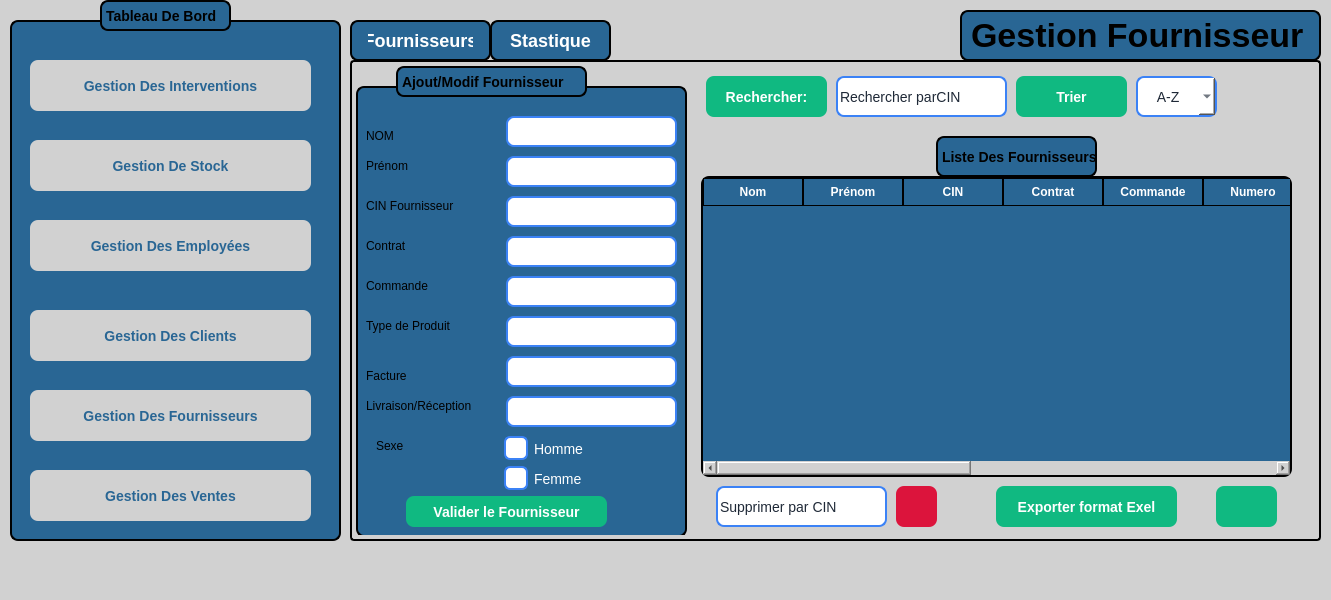
<?xml version="1.0" encoding="UTF-8"?>
<ui version="4.0">
 <class>MainWindow</class>
 <widget class="QMainWindow" name="MainWindow">
  <property name="geometry">
   <rect>
    <x>0</x>
    <y>0</y>
    <width>1331</width>
    <height>600</height>
   </rect>
  </property>
  <property name="windowTitle">
   <string>MainWindow</string>
  </property>
  <property name="styleSheet">
   <string notr="true">background-color:rgb(209,209,209);</string>
  </property>
  <widget class="QWidget" name="centralwidget">
   <widget class="QLabel" name="label_2">
    <property name="geometry">
     <rect>
      <x>10</x>
      <y>20</y>
      <width>331</width>
      <height>521</height>
     </rect>
    </property>
    <property name="styleSheet">
     <string notr="true">QLabel{
 border: 2px solid black;   /* blue border */
    border-radius: 8px;
 font-weight: bold;
    font-size: 14px;
background-color: rgb(41, 102, 148);}</string>
    </property>
    <property name="text">
     <string/>
    </property>
   </widget>
   <widget class="QLabel" name="label">
    <property name="geometry">
     <rect>
      <x>100</x>
      <y>0</y>
      <width>131</width>
      <height>31</height>
     </rect>
    </property>
    <property name="styleSheet">
     <string notr="true">QLabel{
 border: 2px solid black;   /* blue border */
    border-radius: 8px;
 font-weight: bold;
    font-size: 14px;
background-color: rgb(41, 102, 148);}</string>
    </property>
    <property name="text">
     <string>Tableau De Bord</string>
    </property>
   </widget>
   <widget class="QStackedWidget" name="stackedWidget_2">
    <property name="geometry">
     <rect>
      <x>350</x>
      <y>60</y>
      <width>971</width>
      <height>481</height>
     </rect>
    </property>
    <property name="styleSheet">
     <string notr="true">QStackedWidget {
  border: 2px solid black;
  border-radius: 4px;
  padding: 4px;
}</string>
    </property>
    <widget class="QWidget" name="page_3">
     <widget class="QLabel" name="label_5">
      <property name="geometry">
       <rect>
        <x>0</x>
        <y>20</y>
        <width>331</width>
        <height>451</height>
       </rect>
      </property>
      <property name="styleSheet">
       <string notr="true">QLabel{
 border: 2px solid black;   /* blue border */
    border-radius: 8px;
 font-weight: bold;
    font-size: 14px;
background-color: rgb(41, 102, 148);}</string>
      </property>
      <property name="text">
       <string/>
      </property>
     </widget>
     <widget class="QLabel" name="label_6">
      <property name="geometry">
       <rect>
        <x>40</x>
        <y>0</y>
        <width>191</width>
        <height>31</height>
       </rect>
      </property>
      <property name="styleSheet">
       <string notr="true">QLabel{
 border: 2px solid black;   /* blue border */
    border-radius: 8px;
 font-weight: bold;
    font-size: 14px;
background-color: rgb(41, 102, 148);}</string>
      </property>
      <property name="text">
       <string>Ajout/Modif Fournisseur</string>
      </property>
     </widget>
     <widget class="QLineEdit" name="lineEdit">
      <property name="geometry">
       <rect>
        <x>150</x>
        <y>50</y>
        <width>171</width>
        <height>31</height>
       </rect>
      </property>
      <property name="styleSheet">
       <string notr="true">QLineEdit {
    /* dark background */
	background-color: rgb(255, 255, 255);
    color: #1f2937;              /* typed text color */
    border: 2px solid #3b82f6;   /* blue border */
    border-radius: 8px;

    font-size: 14px;
}

QLineEdit::placeholder {
    color: white;                /* placeholder text color */
}
</string>
      </property>
     </widget>
     <widget class="QLineEdit" name="lineEdit_2">
      <property name="geometry">
       <rect>
        <x>150</x>
        <y>90</y>
        <width>171</width>
        <height>31</height>
       </rect>
      </property>
      <property name="styleSheet">
       <string notr="true">QLineEdit {
    /* dark background */
	background-color: rgb(255, 255, 255);
    color: #1f2937;              /* typed text color */
    border: 2px solid #3b82f6;   /* blue border */
    border-radius: 8px;

    font-size: 14px;
}

QLineEdit::placeholder {
    color: white;                /* placeholder text color */
}
</string>
      </property>
     </widget>
     <widget class="QLineEdit" name="lineEdit_3">
      <property name="geometry">
       <rect>
        <x>150</x>
        <y>130</y>
        <width>171</width>
        <height>31</height>
       </rect>
      </property>
      <property name="styleSheet">
       <string notr="true">QLineEdit {
    /* dark background */
	background-color: rgb(255, 255, 255);
    color: #1f2937;              /* typed text color */
    border: 2px solid #3b82f6;   /* blue border */
    border-radius: 8px;

    font-size: 14px;
}

QLineEdit::placeholder {
    color: white;                /* placeholder text color */
}
</string>
      </property>
     </widget>
     <widget class="QLineEdit" name="lineEdit_4">
      <property name="geometry">
       <rect>
        <x>150</x>
        <y>170</y>
        <width>171</width>
        <height>31</height>
       </rect>
      </property>
      <property name="styleSheet">
       <string notr="true">QLineEdit {
    /* dark background */
	background-color: rgb(255, 255, 255);
    color: #1f2937;              /* typed text color */
    border: 2px solid #3b82f6;   /* blue border */
    border-radius: 8px;

    font-size: 14px;
}

QLineEdit::placeholder {
    color: white;                /* placeholder text color */
}
</string>
      </property>
     </widget>
     <widget class="QLineEdit" name="lineEdit_5">
      <property name="geometry">
       <rect>
        <x>150</x>
        <y>210</y>
        <width>171</width>
        <height>31</height>
       </rect>
      </property>
      <property name="styleSheet">
       <string notr="true">QLineEdit {
    /* dark background */
	background-color: rgb(255, 255, 255);
    color: #1f2937;              /* typed text color */
    border: 2px solid #3b82f6;   /* blue border */
    border-radius: 8px;

    font-size: 14px;
}

QLineEdit::placeholder {
    color: white;                /* placeholder text color */
}
</string>
      </property>
     </widget>
     <widget class="QLineEdit" name="lineEdit_7">
      <property name="geometry">
       <rect>
        <x>150</x>
        <y>250</y>
        <width>171</width>
        <height>31</height>
       </rect>
      </property>
      <property name="styleSheet">
       <string notr="true">QLineEdit {
    /* dark background */
	background-color: rgb(255, 255, 255);
    color: #1f2937;              /* typed text color */
    border: 2px solid #3b82f6;   /* blue border */
    border-radius: 8px;

    font-size: 14px;
}

QLineEdit::placeholder {
    color: white;                /* placeholder text color */
}
</string>
      </property>
     </widget>
     <widget class="QTableWidget" name="tableWidget">
      <property name="geometry">
       <rect>
        <x>345</x>
        <y>110</y>
        <width>591</width>
        <height>301</height>
       </rect>
      </property>
      <property name="styleSheet">
       <string notr="true">QTableWidget {
    background-color: rgb(41, 102, 148);   /* blue background */
    border: 2px solid black;
    border-radius: 8px;
    font-weight: bold;
    font-size: 14px;
    gridline-color: black;                 /* cell grid lines */
    color: white;                          
    selection-background-color: #10b981;
    selection-color: white;
    outline: 0;
}

QTableWidget::item {
    border: 1px solid black;               /* give each cell a border */
    padding: 4px;
}

QHeaderView::section {
    background-color: rgb(41, 102, 148);
    color: white;
    border: 1px solid black;              /* column header border */
    padding: 4px;
    font-weight: bold;
}</string>
      </property>
      <column>
       <property name="text">
        <string>Nom</string>
       </property>
      </column>
      <column>
       <property name="text">
        <string>Prénom</string>
       </property>
      </column>
      <column>
       <property name="text">
        <string>CIN</string>
       </property>
      </column>
      <column>
       <property name="text">
        <string>Contrat</string>
       </property>
      </column>
      <column>
       <property name="text">
        <string>Commande</string>
       </property>
      </column>
      <column>
       <property name="text">
        <string>Numero</string>
       </property>
      </column>
      <column>
       <property name="text">
        <string>commande</string>
       </property>
      </column>
      <column>
       <property name="text">
        <string>Type de produit</string>
       </property>
      </column>
      <column>
       <property name="text">
        <string>Facture</string>
       </property>
      </column>
      <column>
       <property name="text">
        <string>livraison-Réception</string>
       </property>
      </column>
      <column>
       <property name="text">
        <string>Sexe</string>
       </property>
      </column>
     </widget>
     <widget class="QComboBox" name="comboBox">
      <property name="geometry">
       <rect>
        <x>780</x>
        <y>10</y>
        <width>81</width>
        <height>41</height>
       </rect>
      </property>
      <property name="styleSheet">
       <string notr="true">QComboBox {
    background-color: rgb(255, 255, 255);   /* white background */
    color: #1f2937;                         /* selected text color */
    border: 2px solid #3b82f6;              /* blue border */
    border-radius: 8px;
    font-size: 14px;
    padding: 4px 8px;
}

/* Dropdown list styling */
QComboBox QAbstractItemView {
    background-color: rgb(255, 255, 255);
    color: #1f2937;
    selection-background-color: #3b82f6;
    selection-color: white;
}

/* Make the arrow black */
QComboBox::down-arrow {
    width: 12px;
    height: 12px;
    image: none; 
                      /* remove default image */
	background-color: rgb(0, 170, 255);
    border-left: 6px solid transparent;
    border-right: 6px solid transparent;
    border-top: 6px solid black;       /* black arrow */
}</string>
      </property>
      <item>
       <property name="text">
        <string>   A-Z</string>
       </property>
      </item>
     </widget>
     <widget class="QLabel" name="label_4">
      <property name="geometry">
       <rect>
        <x>580</x>
        <y>70</y>
        <width>161</width>
        <height>41</height>
       </rect>
      </property>
      <property name="styleSheet">
       <string notr="true">QLabel{
 border: 2px solid black;   /* blue border */
    border-radius: 8px;
 font-weight: bold;
    font-size: 14px;
background-color: rgb(41, 102, 148);}</string>
      </property>
      <property name="text">
       <string>Liste Des Fournisseurs</string>
      </property>
     </widget>
     <widget class="QPushButton" name="pushButton_9">
      <property name="geometry">
       <rect>
        <x>660</x>
        <y>10</y>
        <width>111</width>
        <height>41</height>
       </rect>
      </property>
      <property name="styleSheet">
       <string notr="true">QPushButton {
    background-color: #10b981;   /* normal state */
    color: white;
    border: none;
    border-radius: 8px;
    padding: 8px 20px;
    font-size: 14px;
    font-weight: bold;
}

QPushButton:hover {
    background-color: #059669;   /* darker on hover */
}</string>
      </property>
      <property name="text">
       <string>Trier</string>
      </property>
     </widget>
     <widget class="QLineEdit" name="lineEdit_8">
      <property name="geometry">
       <rect>
        <x>480</x>
        <y>10</y>
        <width>171</width>
        <height>41</height>
       </rect>
      </property>
      <property name="styleSheet">
       <string notr="true">QLineEdit {
    /* dark background */
	background-color: rgb(255, 255, 255);
    color: #1f2937;              /* typed text color */
    border: 2px solid #3b82f6;   /* blue border */
    border-radius: 8px;

    font-size: 14px;
}

QLineEdit::placeholder {
    color: white;                /* placeholder text color */
}
</string>
      </property>
      <property name="text">
       <string>Rechercher parCIN</string>
      </property>
     </widget>
     <widget class="QPushButton" name="pushButton_10">
      <property name="geometry">
       <rect>
        <x>350</x>
        <y>10</y>
        <width>121</width>
        <height>41</height>
       </rect>
      </property>
      <property name="styleSheet">
       <string notr="true">QPushButton {
    background-color: #10b981;   /* normal state */
    color: white;
    border: none;
    border-radius: 8px;
    padding: 8px 20px;
    font-size: 14px;
    font-weight: bold;
}

QPushButton:hover {
    background-color: #059669;   /* darker on hover */
}</string>
      </property>
      <property name="text">
       <string>Rechercher:</string>
      </property>
     </widget>
     <widget class="QPushButton" name="pushButton_11">
      <property name="geometry">
       <rect>
        <x>640</x>
        <y>420</y>
        <width>181</width>
        <height>41</height>
       </rect>
      </property>
      <property name="styleSheet">
       <string notr="true">QPushButton {
    background-color: #10b981;   /* normal state */
    color: white;
    border: none;
    border-radius: 8px;
    padding: 8px 20px;
    font-size: 14px;
    font-weight: bold;
}

QPushButton:hover {
    background-color: #059669;   /* darker on hover */
}</string>
      </property>
      <property name="text">
       <string>Exporter format Exel</string>
      </property>
     </widget>
     <widget class="QPushButton" name="pushButton_12">
      <property name="geometry">
       <rect>
        <x>860</x>
        <y>420</y>
        <width>61</width>
        <height>41</height>
       </rect>
      </property>
      <property name="styleSheet">
       <string notr="true">QPushButton {
    background-color: #10b981;   /* normal state */
    color: white;
    border: none;
    border-radius: 8px;
    padding: 8px 20px;
    font-size: 14px;
    font-weight: bold;
}

QPushButton:hover {
    background-color: #059669;   /* darker on hover */
}</string>
      </property>
      <property name="text">
       <string/>
      </property>
      <property name="icon">
       <iconset theme="QIcon::ThemeIcon::GoDown"/>
      </property>
     </widget>
     <widget class="QLineEdit" name="lineEdit_9">
      <property name="geometry">
       <rect>
        <x>360</x>
        <y>420</y>
        <width>171</width>
        <height>41</height>
       </rect>
      </property>
      <property name="styleSheet">
       <string notr="true">QLineEdit {
    /* dark background */
	background-color: rgb(255, 255, 255);
    color: #1f2937;              /* typed text color */
    border: 2px solid #3b82f6;   /* blue border */
    border-radius: 8px;

    font-size: 14px;
}

QLineEdit::placeholder {
    color: white;                /* placeholder text color */
}
</string>
      </property>
      <property name="text">
       <string>Supprimer par CIN</string>
      </property>
     </widget>
     <widget class="QPushButton" name="pushButton_13">
      <property name="geometry">
       <rect>
        <x>540</x>
        <y>420</y>
        <width>41</width>
        <height>41</height>
       </rect>
      </property>
      <property name="styleSheet">
       <string notr="true">QPushButton {

	background-color: rgb(220, 20, 60);
	
    color: white;
    border: none;
    border-radius: 8px;
    padding: 8px 20px;
    font-size: 14px;
    font-weight: bold;
}

QPushButton:hover {
      /* darker on hover */
	background-color: rgb(140, 0, 0);
}</string>
      </property>
      <property name="text">
       <string/>
      </property>
      <property name="icon">
       <iconset theme="QIcon::ThemeIcon::EditDelete"/>
      </property>
     </widget>
     <widget class="QPushButton" name="pushButton_14">
      <property name="geometry">
       <rect>
        <x>50</x>
        <y>430</y>
        <width>201</width>
        <height>31</height>
       </rect>
      </property>
      <property name="styleSheet">
       <string notr="true">QPushButton {
    background-color: #10b981;   /* normal state */
    color: white;
    border: none;
    border-radius: 8px;
    padding: 8px 20px;
    font-size: 14px;
    font-weight: bold;
}

QPushButton:hover {
    background-color: #059669;   /* darker on hover */
}</string>
      </property>
      <property name="text">
       <string>Valider le Fournisseur</string>
      </property>
     </widget>
     <widget class="QLabel" name="label_7">
      <property name="geometry">
       <rect>
        <x>10</x>
        <y>60</y>
        <width>63</width>
        <height>20</height>
       </rect>
      </property>
      <property name="styleSheet">
       <string notr="true">background-color: rgb(41, 102, 148);</string>
      </property>
      <property name="text">
       <string>NOM</string>
      </property>
     </widget>
     <widget class="QLabel" name="label_8">
      <property name="geometry">
       <rect>
        <x>10</x>
        <y>90</y>
        <width>63</width>
        <height>20</height>
       </rect>
      </property>
      <property name="styleSheet">
       <string notr="true">background-color: rgb(41, 102, 148);</string>
      </property>
      <property name="text">
       <string>Prénom</string>
      </property>
     </widget>
     <widget class="QLabel" name="label_9">
      <property name="geometry">
       <rect>
        <x>10</x>
        <y>130</y>
        <width>121</width>
        <height>20</height>
       </rect>
      </property>
      <property name="styleSheet">
       <string notr="true">background-color: rgb(41, 102, 148);</string>
      </property>
      <property name="text">
       <string>CIN Fournisseur</string>
      </property>
     </widget>
     <widget class="QLabel" name="label_10">
      <property name="geometry">
       <rect>
        <x>10</x>
        <y>210</y>
        <width>101</width>
        <height>20</height>
       </rect>
      </property>
      <property name="styleSheet">
       <string notr="true">background-color: rgb(41, 102, 148);</string>
      </property>
      <property name="text">
       <string>Commande</string>
      </property>
     </widget>
     <widget class="QLabel" name="label_11">
      <property name="geometry">
       <rect>
        <x>10</x>
        <y>170</y>
        <width>111</width>
        <height>20</height>
       </rect>
      </property>
      <property name="styleSheet">
       <string notr="true">background-color: rgb(41, 102, 148);</string>
      </property>
      <property name="text">
       <string>Contrat</string>
      </property>
     </widget>
     <widget class="QLabel" name="label_13">
      <property name="geometry">
       <rect>
        <x>10</x>
        <y>250</y>
        <width>121</width>
        <height>20</height>
       </rect>
      </property>
      <property name="styleSheet">
       <string notr="true">background-color: rgb(41, 102, 148);</string>
      </property>
      <property name="text">
       <string>Type de Produit</string>
      </property>
     </widget>
     <widget class="QLabel" name="label_12">
      <property name="geometry">
       <rect>
        <x>20</x>
        <y>370</y>
        <width>63</width>
        <height>20</height>
       </rect>
      </property>
      <property name="styleSheet">
       <string notr="true">background-color: rgb(41, 102, 148);</string>
      </property>
      <property name="text">
       <string>Sexe</string>
      </property>
     </widget>
     <widget class="QRadioButton" name="radioButton">
      <property name="geometry">
       <rect>
        <x>140</x>
        <y>370</y>
        <width>111</width>
        <height>25</height>
       </rect>
      </property>
      <property name="styleSheet">
       <string notr="true">QRadioButton {
    color: white;
    font-size: 14px;
    padding-left: 8px;
background-color: rgb(41, 102, 148);
}

QRadioButton::indicator {
    width: 20px;
    height: 20px;
    border: 2px solid #3b82f6;
    border-radius: 6px;      /* rounded corners */
    background-color: white;  /* unchecked background */
}

QRadioButton::indicator:checked {
    background-color: #FFD700;  /* blue fill when checked */
}</string>
      </property>
      <property name="text">
       <string>Homme</string>
      </property>
     </widget>
     <widget class="QRadioButton" name="radioButton_2">
      <property name="geometry">
       <rect>
        <x>140</x>
        <y>400</y>
        <width>111</width>
        <height>25</height>
       </rect>
      </property>
      <property name="styleSheet">
       <string notr="true">QRadioButton {
    color: white;
    font-size: 14px;
    padding-left: 8px;
background-color: rgb(41, 102, 148);
}

QRadioButton::indicator {
    width: 20px;
    height: 20px;
    border: 2px solid #3b82f6;
    border-radius: 6px;      /* rounded corners */
    background-color: white;  /* unchecked background */
}

QRadioButton::indicator:checked {
    background-color: #FFD700;  /* blue fill when checked */
}</string>
      </property>
      <property name="text">
       <string>Femme</string>
      </property>
     </widget>
     <widget class="QWidget" name="widget" native="true">
      <property name="geometry">
       <rect>
        <x>869</x>
        <y>10</y>
        <width>81</width>
        <height>81</height>
       </rect>
      </property>
      <property name="styleSheet">
       <string notr="true">QWidget {
    background-image: url(&quot;C:/Users/USER/Downloads/image7.png&quot;);
    background-repeat: no-repeat;
    background-position: center;
}
</string>
      </property>
     </widget>
     <widget class="QLabel" name="label_14">
      <property name="geometry">
       <rect>
        <x>10</x>
        <y>300</y>
        <width>63</width>
        <height>20</height>
       </rect>
      </property>
      <property name="styleSheet">
       <string notr="true">background-color: rgb(41, 102, 148);</string>
      </property>
      <property name="text">
       <string>Facture</string>
      </property>
     </widget>
     <widget class="QLineEdit" name="lineEdit_10">
      <property name="geometry">
       <rect>
        <x>150</x>
        <y>290</y>
        <width>171</width>
        <height>31</height>
       </rect>
      </property>
      <property name="styleSheet">
       <string notr="true">QLineEdit {
    /* dark background */
	background-color: rgb(255, 255, 255);
    color: #1f2937;              /* typed text color */
    border: 2px solid #3b82f6;   /* blue border */
    border-radius: 8px;

    font-size: 14px;
}

QLineEdit::placeholder {
    color: white;                /* placeholder text color */
}
</string>
      </property>
     </widget>
     <widget class="QLabel" name="label_15">
      <property name="geometry">
       <rect>
        <x>10</x>
        <y>330</y>
        <width>131</width>
        <height>20</height>
       </rect>
      </property>
      <property name="styleSheet">
       <string notr="true">background-color: rgb(41, 102, 148);</string>
      </property>
      <property name="text">
       <string>Livraison/Réception</string>
      </property>
     </widget>
     <widget class="QLineEdit" name="lineEdit_11">
      <property name="geometry">
       <rect>
        <x>150</x>
        <y>330</y>
        <width>171</width>
        <height>31</height>
       </rect>
      </property>
      <property name="styleSheet">
       <string notr="true">QLineEdit {
    /* dark background */
	background-color: rgb(255, 255, 255);
    color: #1f2937;              /* typed text color */
    border: 2px solid #3b82f6;   /* blue border */
    border-radius: 8px;

    font-size: 14px;
}

QLineEdit::placeholder {
    color: white;                /* placeholder text color */
}
</string>
      </property>
     </widget>
    </widget>
    <widget class="QWidget" name="page_4"/>
   </widget>
   <widget class="QPushButton" name="pushButton">
    <property name="geometry">
     <rect>
      <x>30</x>
      <y>60</y>
      <width>281</width>
      <height>51</height>
     </rect>
    </property>
    <property name="styleSheet">
     <string notr="true">QPushButton {
      background-color: rgb(209, 209, 209);
    /* normal state */
    color: rgb(41, 102, 148);
    border: none;
    border-radius: 8px;
    padding: 8px 20px;
    font-size: 14px;
    font-weight: bold;
}

QPushButton:hover {
      /* darker on hover */
	background-color: rgb(97, 97, 97);
	color: rgb(255, 255, 255);
}</string>
    </property>
    <property name="text">
     <string>Gestion Des Interventions</string>
    </property>
   </widget>
   <widget class="QPushButton" name="pushButton_2">
    <property name="geometry">
     <rect>
      <x>30</x>
      <y>220</y>
      <width>281</width>
      <height>51</height>
     </rect>
    </property>
    <property name="styleSheet">
     <string notr="true">QPushButton {
      background-color: rgb(209, 209, 209);
    /* normal state */
    color: rgb(41, 102, 148);
    border: none;
    border-radius: 8px;
    padding: 8px 20px;
    font-size: 14px;
    font-weight: bold;
}

QPushButton:hover {
      /* darker on hover */
	background-color: rgb(97, 97, 97);
	color: rgb(255, 255, 255);
}</string>
    </property>
    <property name="text">
     <string>Gestion Des Employées</string>
    </property>
   </widget>
   <widget class="QPushButton" name="pushButton_3">
    <property name="geometry">
     <rect>
      <x>30</x>
      <y>140</y>
      <width>281</width>
      <height>51</height>
     </rect>
    </property>
    <property name="styleSheet">
     <string notr="true">QPushButton {
      background-color: rgb(209, 209, 209);
    /* normal state */
    color: rgb(41, 102, 148);
    border: none;
    border-radius: 8px;
    padding: 8px 20px;
    font-size: 14px;
    font-weight: bold;
}

QPushButton:hover {
      /* darker on hover */
	background-color: rgb(97, 97, 97);
	color: rgb(255, 255, 255);
}</string>
    </property>
    <property name="text">
     <string>Gestion De Stock</string>
    </property>
   </widget>
   <widget class="QPushButton" name="pushButton_4">
    <property name="geometry">
     <rect>
      <x>30</x>
      <y>390</y>
      <width>281</width>
      <height>51</height>
     </rect>
    </property>
    <property name="styleSheet">
     <string notr="true">QPushButton {
      background-color: rgb(209, 209, 209);
    /* normal state */
    color: rgb(41, 102, 148);
    border: none;
    border-radius: 8px;
    padding: 8px 20px;
    font-size: 14px;
    font-weight: bold;
}

QPushButton:hover {
      /* darker on hover */
	background-color: rgb(97, 97, 97);
	color: rgb(255, 255, 255);
}</string>
    </property>
    <property name="text">
     <string>Gestion Des Fournisseurs</string>
    </property>
   </widget>
   <widget class="QPushButton" name="pushButton_5">
    <property name="geometry">
     <rect>
      <x>30</x>
      <y>310</y>
      <width>281</width>
      <height>51</height>
     </rect>
    </property>
    <property name="styleSheet">
     <string notr="true">QPushButton {
      background-color: rgb(209, 209, 209);
    /* normal state */
    color: rgb(41, 102, 148);
    border: none;
    border-radius: 8px;
    padding: 8px 20px;
    font-size: 14px;
    font-weight: bold;
}

QPushButton:hover {
      /* darker on hover */
	background-color: rgb(97, 97, 97);
	color: rgb(255, 255, 255);
}</string>
    </property>
    <property name="text">
     <string>Gestion Des Clients</string>
    </property>
   </widget>
   <widget class="QPushButton" name="pushButton_6">
    <property name="geometry">
     <rect>
      <x>30</x>
      <y>470</y>
      <width>281</width>
      <height>51</height>
     </rect>
    </property>
    <property name="styleSheet">
     <string notr="true">QPushButton {
      background-color: rgb(209, 209, 209);
    /* normal state */
    color: rgb(41, 102, 148);
    border: none;
    border-radius: 8px;
    padding: 8px 20px;
    font-size: 14px;
    font-weight: bold;
}

QPushButton:hover {
      /* darker on hover */
	background-color: rgb(97, 97, 97);
	color: rgb(255, 255, 255);
}</string>
    </property>
    <property name="text">
     <string>Gestion Des Ventes</string>
    </property>
   </widget>
   <widget class="QLabel" name="label_3">
    <property name="geometry">
     <rect>
      <x>960</x>
      <y>10</y>
      <width>361</width>
      <height>51</height>
     </rect>
    </property>
    <property name="styleSheet">
     <string notr="true">QLabel{
 border: 2px solid black;   /* blue border */
    border-radius: 8px;
 font-weight: bold;
    font-size: 34px;
background-color: rgb(41, 102, 148);}
</string>
    </property>
    <property name="text">
     <string>Gestion Fournisseur</string>
    </property>
   </widget>
   <widget class="QPushButton" name="pushButton_7">
    <property name="geometry">
     <rect>
      <x>350</x>
      <y>20</y>
      <width>141</width>
      <height>41</height>
     </rect>
    </property>
    <property name="styleSheet">
     <string notr="true">QPushButton {
    border: 2px solid black;
    border-radius: 8px;
    font-weight: bold;
    font-size: 18px;              /* texte plus grand */
    background-color: rgb(41, 102, 148); /* bleu normal */
    color: white;
    padding: 8px 16px;
}

/* Quand la souris passe dessus */
QPushButton:hover {
    background-color: rgb(61, 122, 168); /* bleu plus clair */
}

/* Quand on clique dessus */
QPushButton:pressed {
    background-color: rgb(81, 142, 188); /* encore plus clair */
}

/* Bouton actif (par ex. quand on est sur la page 1) */
QPushButton[active=&quot;true&quot;] {
    background-color: #10b981;  /* vert quand actif */
    color: white;
}</string>
    </property>
    <property name="text">
     <string>Fournisseurs</string>
    </property>
   </widget>
   <widget class="QPushButton" name="pushButton_8">
    <property name="geometry">
     <rect>
      <x>490</x>
      <y>20</y>
      <width>121</width>
      <height>41</height>
     </rect>
    </property>
    <property name="styleSheet">
     <string notr="true">QPushButton {
    border: 2px solid black;
    border-radius: 8px;
    font-weight: bold;
    font-size: 18px;              /* texte plus grand */
    background-color: rgb(41, 102, 148); /* bleu normal */
    color: white;
    padding: 8px 16px;
}

/* Quand la souris passe dessus */
QPushButton:hover {
    background-color: rgb(61, 122, 168); /* bleu plus clair */
}

/* Quand on clique dessus */
QPushButton:pressed {
    background-color: rgb(81, 142, 188); /* encore plus clair */
}

/* Bouton actif (par ex. quand on est sur la page 1) */
QPushButton[active=&quot;true&quot;] {
    background-color: #10b981;  /* vert quand actif */
    color: white;
}</string>
    </property>
    <property name="text">
     <string>Stastique</string>
    </property>
   </widget>
   <zorder>stackedWidget_2</zorder>
   <zorder>label_2</zorder>
   <zorder>label</zorder>
   <zorder>pushButton</zorder>
   <zorder>pushButton_2</zorder>
   <zorder>pushButton_3</zorder>
   <zorder>pushButton_4</zorder>
   <zorder>pushButton_5</zorder>
   <zorder>pushButton_6</zorder>
   <zorder>label_3</zorder>
   <zorder>pushButton_7</zorder>
   <zorder>pushButton_8</zorder>
  </widget>
  <widget class="QMenuBar" name="menubar">
   <property name="geometry">
    <rect>
     <x>0</x>
     <y>0</y>
     <width>1331</width>
     <height>25</height>
    </rect>
   </property>
  </widget>
  <widget class="QStatusBar" name="statusbar"/>
 </widget>
 <resources/>
 <connections/>
</ui>
